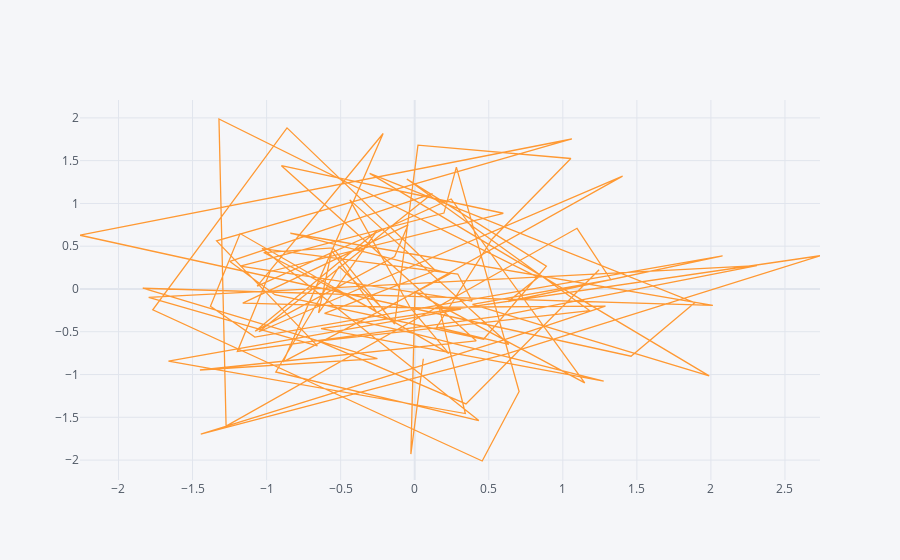

Notebook source saved alongside this figure:
### Code cell
df.iplot(kind='scatter',x='A',y='B')
